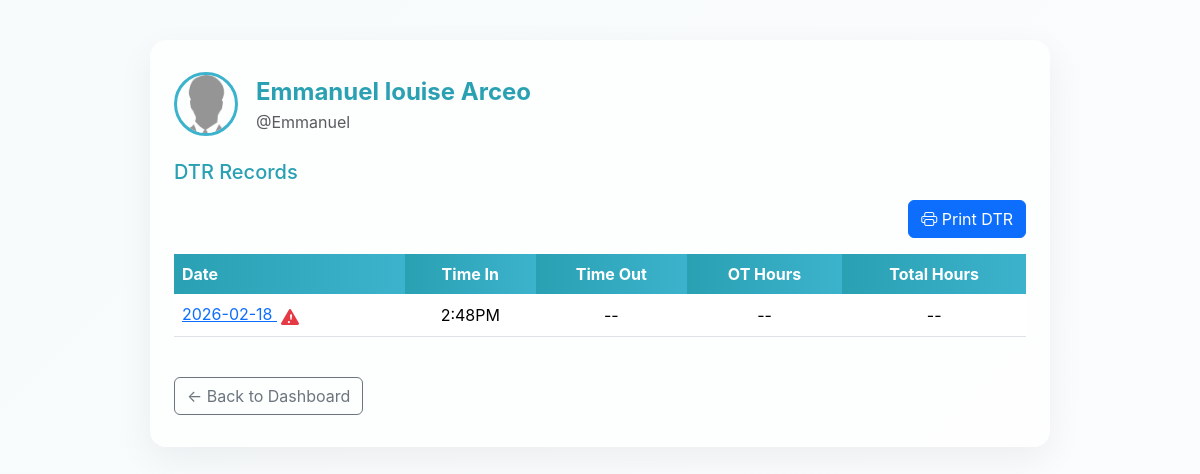
The page /admin/dtrview.php?user_id=9 (signed in) on the database its author committed.
### tables this page shows
CREATE TABLE `users` (
  `id` int(11) NOT NULL,
  `username` varchar(50) NOT NULL,
  `email` varchar(100) NOT NULL,
  `password` varchar(255) NOT NULL,
  `role` enum('super_admin','admin','ojt') NOT NULL,
  `fname` varchar(50) DEFAULT NULL,
  `mname` varchar(225) DEFAULT NULL,
  `lname` varchar(50) DEFAULT NULL,
  `position` varchar(100) DEFAULT NULL,
  `age` int(11) DEFAULT NULL,
  `mobile` varchar(15) DEFAULT NULL,
  `school_org` varchar(100) DEFAULT NULL,
  `full_name` varchar(100) DEFAULT NULL,
  `bio` varchar(255) DEFAULT NULL,
  `profile_img` varchar(255) DEFAULT NULL,
  `adviser_id` int(11) DEFAULT NULL,
  `status` enum('active','restricted') NOT NULL DEFAULT 'active',
  `face_descriptor` text DEFAULT NULL
);

CREATE TABLE `ojt_records` (
  `id` int(11) NOT NULL,
  `user_id` int(11) NOT NULL,
  `date` date NOT NULL,
  `time_in` time NOT NULL,
  `time_out` time NOT NULL,
  `ot_hours` decimal(4,2) DEFAULT 0.00,
  `remarks` varchar(255) DEFAULT NULL,
  `time_in_policy` time DEFAULT NULL,
  `time_out_policy` time DEFAULT NULL,
  `lunch_start` time DEFAULT NULL,
  `lunch_end` time DEFAULT NULL,
  `selfie` varchar(255) DEFAULT NULL,
  `ot_approved` tinyint(1) NOT NULL DEFAULT 0,
  `selfie_verified` tinyint(1) DEFAULT 0
);

### admin/dtrview.php (the view, shortened to what this page needs)
<?php
include '../db.php';
$ojt_id = isset($_GET['user_id']) ? intval($_GET['user_id']) : 0;
$stmt = $oat->prepare("SELECT fname, lname, username, profile_img FROM users WHERE id = ?");
$stmt->bind_param("i", $ojt_id);
$stmt->execute();
$ojt = $stmt->get_result()->fetch_assoc();
$avatar = '../uploads/noimg.png';
$avatar_src = htmlspecialchars($avatar . '?t=' . time());
$avatar_alt = htmlspecialchars(trim(($ojt['fname'] ?? '') . ' ' . ($ojt['lname'] ?? '')));
$stmt = $oat->prepare("SELECT id, date, time_in, time_out, time_in_policy, time_out_policy, ot_hours, lunch_start, lunch_end, selfie_verified FROM ojt_records WHERE user_id = ? ORDER BY date DESC");
$stmt->bind_param("i", $ojt_id);
$stmt->execute();
$dtr_query = $stmt->get_result();
if (!function_exists('format_time')) {
    function format_time($t) {
        if (empty($t) || $t === '00:00:00') return '--';
        $ts = strtotime($t);
        return $ts ? date('g:iA', $ts) : '--';
    }
}
?>
<!DOCTYPE html>
<html lang="en">
<head>
    <link href="https://cdn.jsdelivr.net/npm/bootstrap@5.3.2/dist/css/bootstrap.min.css" rel="stylesheet">
    <link href="https://cdn.jsdelivr.net/npm/bootstrap-icons@1.11.1/font/bootstrap-icons.css" rel="stylesheet">
</head>
<body>
    <div class="glass">
        <div class="d-flex align-items-center mb-4">
            <img src="<?= $avatar_src ?>" class="profile-img" alt="<?= $avatar_alt ?>">
            <div>
                <div class="dtr-title"><?= htmlspecialchars($ojt['fname'] . ' ' . $ojt['lname']) ?></div>
                <div class="text-muted">@<?= htmlspecialchars($ojt['username']) ?></div>
            </div>
        </div>
        <h5 class="mb-3" style="color:#2aa0b3;">DTR Records</h5>
        <div class="mb-3 text-end">
            <button class="btn btn-primary" onclick="window.print()">
                <i class="bi bi-printer"></i> Print DTR
            </button>
        </div>
        <div class="table-responsive">
            <table class="table align-middle">
                <thead>
                    <tr>
                        <th>Date</th>
                        <th class="text-center">Time In</th>
                        <th class="text-center">Time Out</th>
                        <th class="text-center">OT Hours</th>
                        <th class="text-center">Total Hours</th>
                    </tr>
                </thead>
                <tbody>
                    <?php if ($dtr_query && $dtr_query->num_rows > 0): ?>
                        <?php while ($row = $dtr_query->fetch_assoc()): ?>
                            <tr>
                                <td>
                                    <?php if (!empty($row['id'])): ?>
                                        <a href="verifydtr.php?id=<?= (int)$row['id'] ?>" class="text-decoration-underline">
                                            <?= htmlspecialchars($row['date']) ?>
                                        </a>
                                    <?php else: ?>
                                        <?= htmlspecialchars($row['date']) ?>
                                    <?php endif; ?>
                                    <?php if (empty($row['selfie_verified']) || $row['selfie_verified'] != 1): ?>
                                        <span title="Selfie not verified" style="color:#e63946; margin-left:4px; vertical-align:middle;">
                                        </span>
                                    <?php endif; ?>
                                </td>
                                <td class="text-center"><?= format_time($row['time_in']) ?></td>
                                <td class="text-center"><?= format_time($row['time_out']) ?></td>
                                <td class="text-center">
                                    <?php
                                    if ($row['time_in'] && $row['time_out'] && $row['time_out'] !== '00:00:00') {
                                        $result = calculate_session_hours($row, $row['time_in_policy'], $row['time_out_policy'], $row['lunch_start'], $row['lunch_end'], $ojt_id, $oat);
                                        echo $result['ot'] . ' h';
                                    } else {
                                        echo '--';
                                    }
                                    ?>
                                </td>
                                <td class="text-center">
                                    <?php
                                    if ($row['time_in'] && $row['time_out'] && $row['time_out'] !== '00:00:00') {
                                        $result = calculate_session_hours($row, $row['time_in_policy'], $row['time_out_policy'], $row['lunch_start'], $row['lunch_end'], $ojt_id, $oat);
                                        echo $result['total'] . ' h';
                                    } else {
                                        echo '--';
                                    }
                                    ?>
                                </td>
                            </tr>
                        <?php endwhile; ?>
                    <?php else: ?>
                        <tr>
                            <td colspan="5" class="text-center text-muted py-4">No DTR records found.</td>
                        </tr>
                    <?php endif; ?>
                </tbody>
            </table>
        </div>
        <div class="mt-4">
            <a href="admin.php" class="btn btn-outline-secondary">&larr; Back to Dashboard</a>
        </div>
    </div>
</body>
</html>

### admin/dtrview.php (style rules this page uses)
body { background: linear-gradient(135deg, #f7fbfb 0%, #fbfcfd 100%); font-family: "Inter", system-ui, -apple-system, "Segoe UI", Roboto, Arial; }
.glass { background: rgba(255,255,255,0.7); border-radius: 16px; box-shadow: 0 12px 36px rgba(15,23,42,0.06); max-width: 900px; margin: 40px auto; padding: 32px 24px; }
.profile-img { width: 64px; height: 64px; border-radius: 50%; object-fit: cover; border: 3px solid #3CB3CC; margin-right: 18px; }
.dtr-title { font-size: 1.5rem; font-weight: 700; color: #2aa0b3; }
.table thead th { background: linear-gradient(90deg, #2aa0b3, #3CB3CC); color: #fff; border: none; }

### rows shown on the page
users: fname+lname "Emmanuel louise Arceo", username "Emmanuel"
ojt_records: date "2026-02-18", selfie_verified 0 (drawn), time_in "2:48PM", time_out "--"
